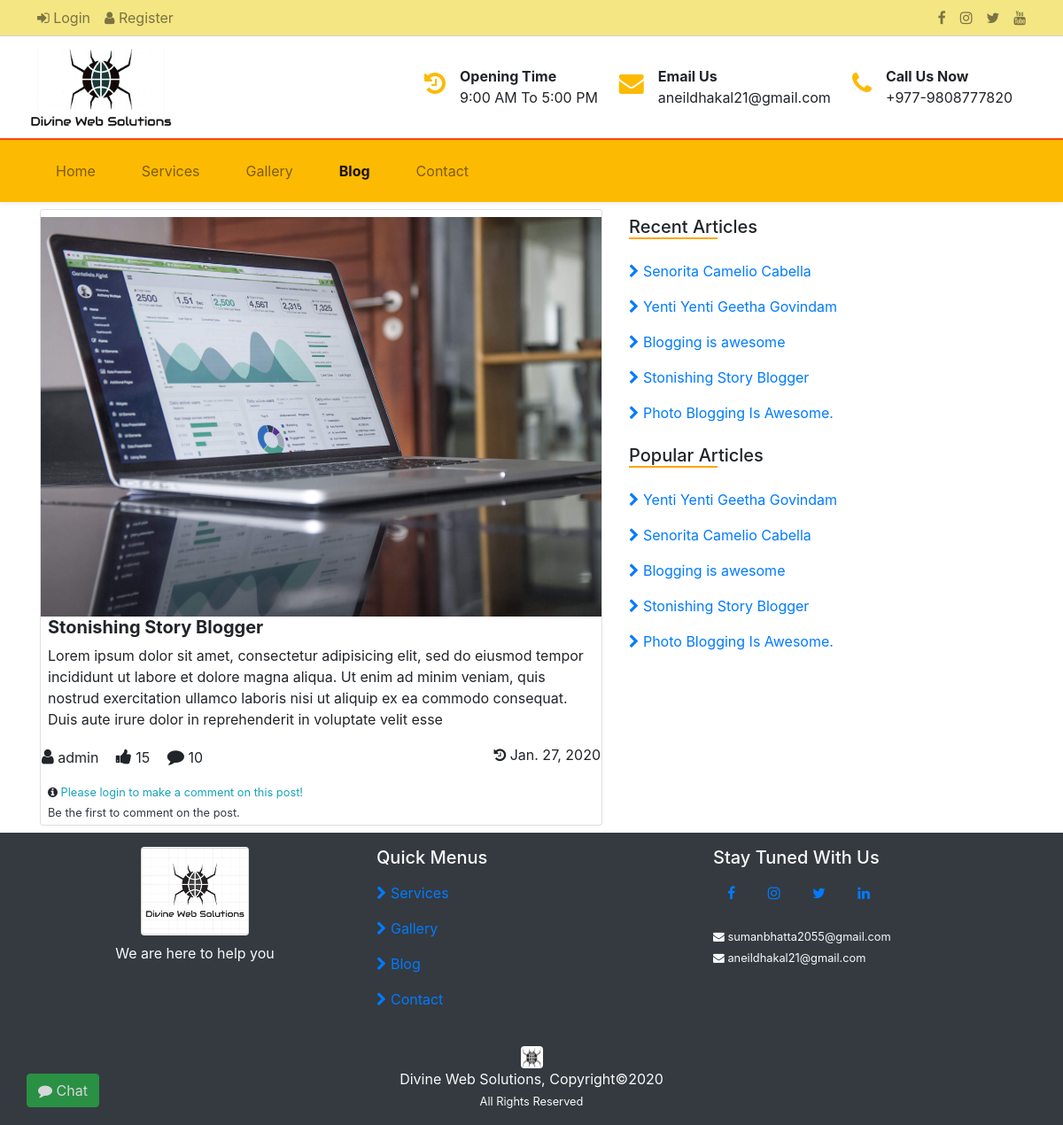
The app's page /blog/2/ with its own data.
### blog/models.py (models this page shows, shortened)
class PostMedia(models.Model):
	image=models.FileField(upload_to='post_medias/images',blank=True)
	video=models.FileField(upload_to='post_medias/videos',blank=True)
	poster=models.FileField(upload_to='post_medias/videos/poster',blank=True)

class Post(models.Model):
	user=models.ForeignKey(User,on_delete=models.CASCADE)
	title=models.CharField(max_length=200)
	description=models.TextField(blank=True)
	file=models.ManyToManyField(PostMedia,blank=True)
	likes=models.IntegerField(default=0)
	comments=models.IntegerField(default=0)
	views=models.IntegerField(default=0)
	created_on=models.DateTimeField(blank=True,null=True)

### blog/views.py (the view)
# urls.py: path('<int:postid>/',BlogDetailsView.as_view()),
class BlogDetailsView(View):
	def get(self,request,postid):
		recentposts=Post.objects.all().order_by('-created_on')[:7]
		popularposts=Post.objects.all().order_by('-likes','-comments','-views')[:7]
		post=Post.objects.get(pk=postid)
		postcomments=PostComment.objects.filter(post=post).order_by('-created_on')
		postlikes=[]
		if request.user.is_authenticated:
			postlikesobj=PostLike.objects.filter(user=request.user,post=post)
			if len(postlikesobj) > 0:
				postlikes.append(postlikesobj[0])
		return render(request,'siteapp/blogdetails.html',{'post':post,'recentposts':recentposts,
			'popularposts':popularposts,'postlikes':postlikes,'postcomments':postcomments})

### siteapp/templates/siteapp/blogdetails.html (shortened to what this page needs)
{%extends 'siteapp/base.html'%}
{%load static%}
{%block blogactive%}active font-weight-bold{%endblock%}
{%block content%}
<div class="container">
	<div class="row">
		<div class="col-md-7">
		{%if post%}
		  <div class="card my-2 pt-2">
			<div>
				{%for file in post.file.all%}
					{%if forloop.first%}
					{%if file.image%}
					<img src="{{file.image.url}}" class="postimg">
					{%endif%}
					{%endif%}
				{%endfor%}
			</div>
			<div class="h5 px-2 font-weight-bold">{{post.title}}</div>
			<p class="px-2">{{post.description}}</p>
			<div class="row px-3">
				<ul class="postfeed">
					<li class="nav-item">
						<big><span class="fa fa-user"></span></big> {{post.user.username}}
					</li>
					<li class="nav-item">
						<div class="{{post.id}} likepost
						">
							<big><span class="fa fa-thumbs-up"></span></big>
							<span class="likecount">{{post.likes}}</span>
						</div>
					</li>
					<li class="nav-item">
						<big><span class="fa fa-comment"></span></big>
						<span class="commentcount">{{post.comments}}</span>
					</li>
				</ul>
				<div class="ml-auto"><span class="fa fa-history"></span> {{post.created_on.date}}</div>
			</div>
			{%if request.user.is_authenticated%}
			<audio src="{%static 'blog/beep.mp3'%}" style="display: none;" id="commentsound"></audio>
			<div class="">
				<form class="commentform" method="post" autocomplete="off">{%csrf_token%}
					<span class="d-flex">
						<input type="text" name="comment" placeholder="Write a comment." class="form-control comment" autocomplete="off">
						<input type="text" name="postid" value="{{post.id}}" class="form-control" style="display: none;">
						<button type="submit" class="btn btn-light commentbtn"><span class="fa fa-send"></span></button>
					</span>
				</form>
			</div>
			{%else%}
			<div class="px-2 small">
				<span class="fa fa-info-circle"></span>
				<span class="text-info"> Please login to make a comment on this post!</span>
			</div>
			{%endif%}
			<div class="showblogcomment">
				{%if postcomments%}
				<div class="px-2 my-1 text-dark font-weight-bold small">Recent Comments</div>
				<ul class="p-0 m-0" style="list-style: none;">
					{%for postcomment in postcomments%}
						{%if forloop.counter < 10%}
						<li class="p-2">
							<a href="/profile/{{request.user.id}}/" class="anchor">
								<span class="fa fa-user-circle"></span>
								<b><span class="text-capitalize">{{postcomment.user.username}}</span></b>
							</a>
							<div class="ml-4">
								<span class="text-dark">{{postcomment.comment}}</span>
								<small>&emsp;{{postcomment.created_on.time}}</small>
							</div>
						</li>
						{%endif%}
					{%endfor%}
				</ul>
				{%else%}
				<div class="nocommentyet">
					<div class="px-2 my-1 text-dark small">Be the first to comment on the post.</div>
				</div>
				{%endif%}
			</div>
		  </div>
		 {%endif%}
		</div>
		<div class="col-md-5">
			<div class="my-3">
				<div class="h5 mt-2">Recent Articles<p class="textunderline"></p></div>
				<ul class="navbar-nav">
					{%for post in recentposts%}
						<li class="nav-item">
							<a href="/blog/{{post.id}}/" class="nav-link recentpostlink">
								<span class="fa fa-chevron-right"></span> {{post.title}}
							</a>
						</li>
					{%endfor%}
				</ul>
			</div>
			<div class="my-3">
				<div class="h5 mt-2">Popular Articles<p class="textunderline"></p></div>
				<ul class="navbar-nav">
					{%for post in popularposts%}
					<li class="nav-item">
						<a href="/blog/{{post.id}}/" class="nav-link recentpostlink">
							<span class="fa fa-chevron-right"></span> {{post.title}}
						</a>
					</li>
					{%endfor%}
				</ul>
			</div>
		</div>
	</div>
</div>
{%endblock%}

### blog/static/blog/css/style.css (style rules this page uses)
html,body { position: relative; }
.textunderline { width: 100px; height: 2px; background: orange; }
.postimg { width: 100%; min-height: 320px; object-fit: cover; }
.recentpostlink { transition: all 0.2s linear; }
.postfeed { list-style: none; padding: 0px; }
.postfeed li { display: inline-block; padding-right: 15px; }
.likepost { cursor: pointer; }

### records on screen
PostMedia: image (picture)
Post: title "Stonishing Story Blogger", description "Lorem ipsum dolor sit amet, consectetur adipisicing elit, sed do eiusmod tempor incididunt ut labore et dolore magna aliqua. Ut enim ad minim veniam, quis nostrud exercitation ullamco laboris nisi ut aliquip ex ea commodo consequat. Duis aute irure dolor in reprehenderit in voluptate velit esse", user.username "admin", likes "15", comments "10", created_on "Jan. 27, 2020"
Post: title "Senorita Camelio Cabella"
Post: title "Yenti Yenti Geetha Govindam"
Post: title "Blogging is awesome"
Post: title "Photo Blogging Is Awesome."
